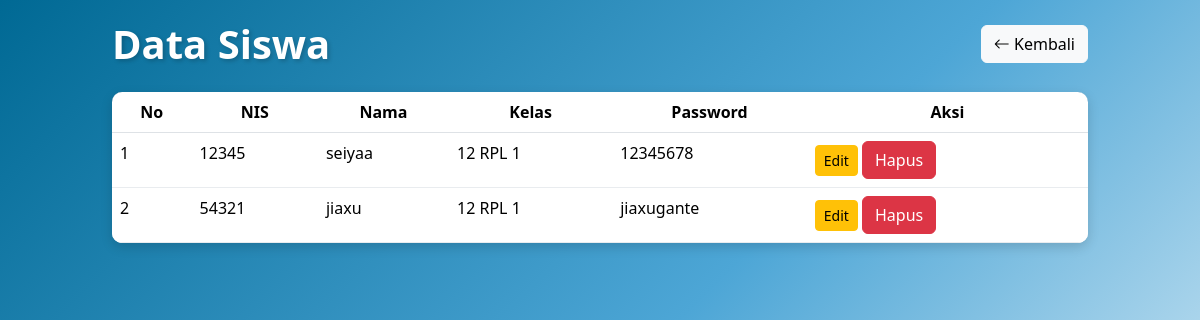
Before: /admin/datasiswa.php with the older database file.
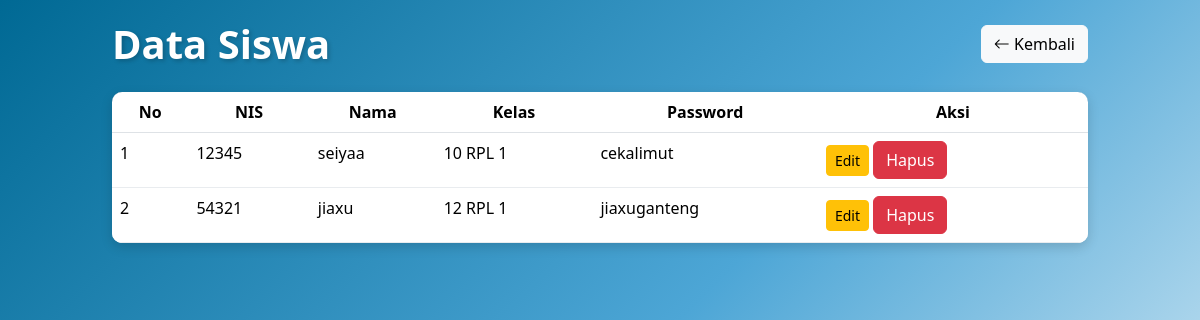
After: the same page with the newer database file.
### tables this page shows
CREATE TABLE `siswa` (
  `nis` varchar(15) NOT NULL,
  `nama` varchar(30) NOT NULL,
  `kelas` varchar(10) NOT NULL,
  `password` varchar(15) NOT NULL
);

### admin/datasiswa.php (the view, shortened to what this page needs)
<?php
include '../koneksi.php';
$querydatasiswa = mysqli_query($koneksi, "SELECT * FROM siswa");
?>
<!Doctype html>
<html lang="en">
<head>
  <link href="https://cdn.jsdelivr.net/npm/bootstrap@5.3.8/dist/css/bootstrap.min.css" rel="stylesheet">
  <link rel="stylesheet" href="https://cdn.jsdelivr.net/npm/bootstrap-icons@1.11.0/font/bootstrap-icons.css">
</head>
<body>
  <div class="container">
    <div class="d-flex justify-content-between align-items-center mb-4">
      <h1 class="mb-0">Data Siswa</h1>
      <a href="halamanadmin.php" class="btn btn-light">
        <i class="bi bi-arrow-left"></i> Kembali
      </a>
    </div>
    <table class="table table-hover">
      <thead>
        <tr>
          <th>No</th>
          <th>NIS</th>
          <th>Nama</th>
          <th>Kelas</th>
          <th>Password</th>
          <th>Aksi</th>
        </tr>
      </thead>
      <tbody>
        <?php
        $no = 1;
        while ($data = mysqli_fetch_array($querydatasiswa)) {
        ?>
          <tr>
            <td><?php echo $no++; ?></td>
            <td><?php echo $data['nis']; ?></td>
            <td><?php echo $data['nama']; ?></td>
            <td><?php echo $data['kelas']; ?></td>
            <td><?php echo $data['password']; ?></td>
            <td>
               <a href="editdatasiswa.php?edit=<?= $data['nis'] ?>" class="btn btn-sm btn-warning">Edit</a>
              <a href="?hapus=<?= $data['nis'] ?>"
                class="btn btn-danger"
                onclick="return confirm('Apakah yakin ingin menghapus siswa ini?');">
                Hapus
              </a>
            </td>
          </tr>
        <?php } ?>
      </tbody>
    </table>
  </div>
</body>
</html>

Changed rows visible on the page:
changed siswa "seiyaa": kelas "12 RPL 1" → "10 RPL 1"; password "12345678" → "cekalimut"
changed siswa "jiaxu": password "jiaxugante" → "jiaxuganteng"
